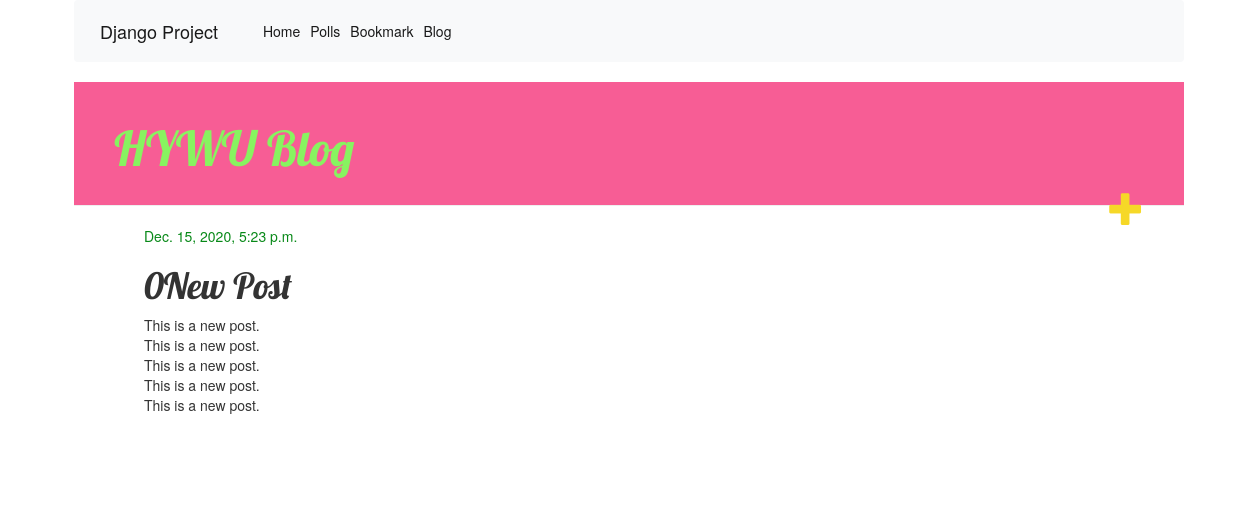
Page /blog/post/1/ on the committed database.
### blog/models.py (models this page shows)
class Post(models.Model):
    author = models.ForeignKey(settings.AUTH_USER_MODEL, on_delete=models.CASCADE)
    title = models.CharField(max_length=200)
    text = models.TextField()
    created_date = models.DateTimeField(default=timezone.now)
    published_date = models.DateTimeField(blank=True, null=True)

### blog/views.py (the view)
# urls.py: path('post/<int:pk>/', views.post_detail, name='post_detail'),
def post_detail(request, pk):
    post = get_object_or_404(Post, pk=pk)
    return render(request, 'blog/post_detail.html', {'post':post})

### blog/templates/blog/post_detail.html (shortened to what this page needs)
{% extends 'blog/base.html' %}
{% block blog %}
    <div class="post">
        {% if post.published_date %}
            <div class="date">
                {{ post.published_date }}
            </div>
        {% endif %}
        <h1>0{{ post.title }}</h1>
        <p>{{ post.text|linebreaksbr }}</p>
    </div>
{% endblock %}

### blog/static/blog/style.css (style rules this page uses)
body { padding-left: 15px; }
h1, h2, h3, h4 { font-family: 'Lobster', cursive; }
.date { color: #088918; }
.post { margin-bottom: 70px; }

### rows in the picture
Post: published_date "Dec. 15, 2020, 5:23 p.m.", title "New Post", text "This is a new post. This is a new post. This is a new post. This is a new post. This is a new post."
